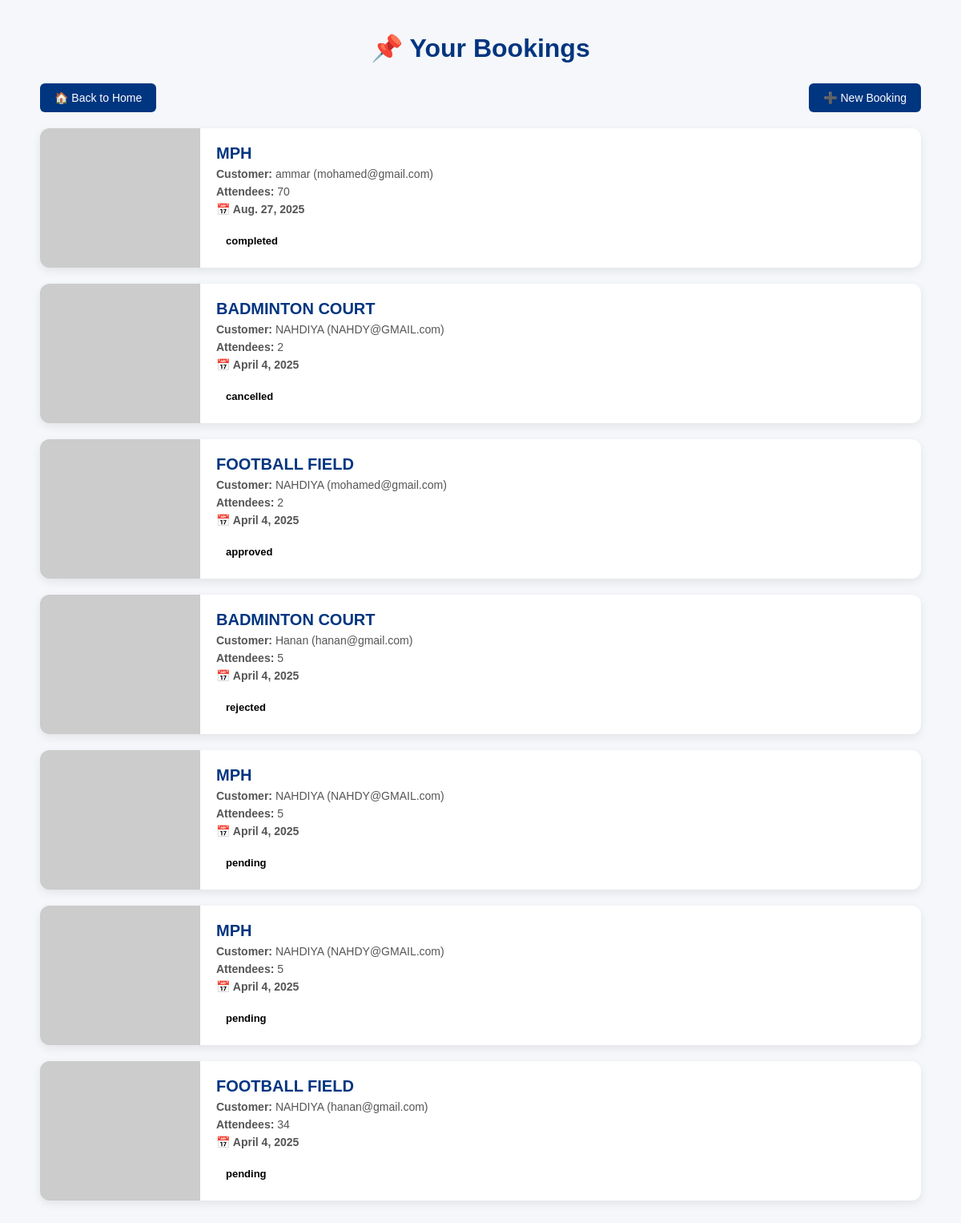
The page /bookings/ on the database its author committed.
### bookings/models.py (models this page shows, shortened)
class Booking(models.Model):
    STATUS_CHOICES = [
        ('pending', 'Pending'),
        ('approved', 'Approved'),
        ('rejected', 'Rejected'),
        ('cancelled', 'Cancelled'),
        ('completed', 'Completed'),
    ]
    TIME_SLOT_CHOICES = [
        ('FULL', 'Whole Day'),
        ('EVE1', '8:30 PM - 10:00 PM'),
        ('EVE2', '10:00 PM - 11:30 PM'),
    ]
    venue = models.ForeignKey(Venue, on_delete=models.CASCADE)
    customer_name = models.CharField(max_length=100)
    customer_email = models.EmailField()
    date = models.DateField()
    time_slot = models.CharField(
        max_length=10,
        choices=TIME_SLOT_CHOICES,
        default='FULL'
    )
    attendees = models.IntegerField()
    status = models.CharField(
        max_length=20,
        choices=STATUS_CHOICES,
        default='pending'
    )

class Venue(models.Model):
    name = models.CharField(max_length=100)
    location = models.CharField(max_length=200)
    capacity = models.IntegerField()
    description = models.TextField(blank=True)

### bookings/views.py (the view)
# urls.py: path('bookings/', views.BookingListView.as_view(), name='booking-list'),
class BookingListView(generic.ListView):
    model = Booking
    template_name = 'bookings/booking_list.html'
    context_object_name = 'bookings'  # so we can loop over 'bookings' in template

### bookings/templates/bookings/booking_list.html (shortened to what this page needs)
<!DOCTYPE html>
<html lang="en">
<head>
</head>
<body>
  <div class="container">
    <h1>📌 Your Bookings</h1>
    <div class="top-bar">
      <a href="{% url 'home' %}" class="back-btn">🏠 Back to Home</a>
      <a href="{% url 'booking-create' %}" class="create-btn">➕ New Booking</a>
    </div>
    {% if bookings %}
      {% for booking in bookings %}
        <div class="booking-card">
          <div class="booking-image">
            {% if booking.venue and booking.venue.image %}
              <img src="{{ booking.venue.image.url }}" alt="{{ booking.venue.name }}">
            {% else %}
              <img src="https://via.placeholder.com/200x150.png?text=Venue+Image" alt="Venue">
            {% endif %}
          </div>
          <div class="booking-details">
            <h2>
              {% if booking.venue %}
                {{ booking.venue.name }}
              {% else %}
                [Deleted Venue]
              {% endif %}
            </h2>
            <p><strong>Customer:</strong> {{ booking.customer_name }} ({{ booking.customer_email }})</p>
            <p><strong>Attendees:</strong> {{ booking.attendees }}</p>
            <p class="booking-date">📅 {{ booking.date }}</p>
            {% if booking.status %}
              <span class="status {{ booking.status }}">{{ booking.status }}</span>
            {% else %}
              <span class="status Pending">Pending</span>
            {% endif %}
          </div>
        </div>
      {% endfor %}
    {% else %}
      <div class="empty">No bookings yet.</div>
    {% endif %}
  </div>
</body>
</html>

### bookings/templates/bookings/booking_list.html (style rules this page uses)
body { font-family: "Poppins", sans-serif; background: #f5f7fa; margin: 0; padding: 20px; }
h1 { text-align: center; margin-bottom: 25px; color: #003580; }
.container { max-width: 1100px; margin: auto; }
.top-bar { display: flex; justify-content: space-between; align-items: center; margin-bottom: 20px; }
a.back-btn, a.create-btn { display: inline-block; padding: 10px 18px; background: #003580; color: #fff; border-radius: 6px; text-decoration: none; font-size: 14px; transition: 0.3s; }
.booking-card { display: flex; align-items: stretch; background: #fff; border-radius: 12px; overflow: hidden; margin-bottom: 20px; box-shadow: 0 4px 12px rgba(0,0,0,0.08); transition: 0.3s; }
.booking-image { flex: 0 0 200px; background: #ddd; }
.booking-image img { width: 100%; height: 100%; object-fit: cover; }
.booking-details { flex: 1; padding: 20px; }
.booking-details h2 { margin: 0; font-size: 20px; color: #003580; }
.booking-details p { margin: 6px 0; color: #555; font-size: 14px; }
.booking-date { margin-top: 12px; font-weight: bold; color: #d32f2f; }
.status { margin-top: 12px; font-weight: bold; padding: 6px 12px; border-radius: 6px; display: inline-block; font-size: 13px; }

### rows shown on the page
Booking: venue.name "MPH", customer_name "ammar", customer_email "mohamed@gmail.com", attendees "70", date "Aug. 27, 2025", status "completed"
Booking: venue.name "BADMINTON COURT", customer_name "NAHDIYA", customer_email "NAHDY@GMAIL.com", attendees "2", date "April 4, 2025", status "cancelled"
Booking: venue.name "FOOTBALL FIELD", customer_name "NAHDIYA", customer_email "mohamed@gmail.com", attendees "2", date "April 4, 2025", status "approved"
Booking: venue.name "BADMINTON COURT", customer_name "Hanan", customer_email "hanan@gmail.com", attendees "5", date "April 4, 2025", status "rejected"
Booking: venue.name "MPH", customer_name "NAHDIYA", customer_email "NAHDY@GMAIL.com", attendees "5", date "April 4, 2025", status "pending"
Booking: venue.name "MPH", customer_name "NAHDIYA", customer_email "NAHDY@GMAIL.com", attendees "5", date "April 4, 2025", status "pending"
Booking: venue.name "FOOTBALL FIELD", customer_name "NAHDIYA", customer_email "hanan@gmail.com", attendees "34", date "April 4, 2025", status "pending"
